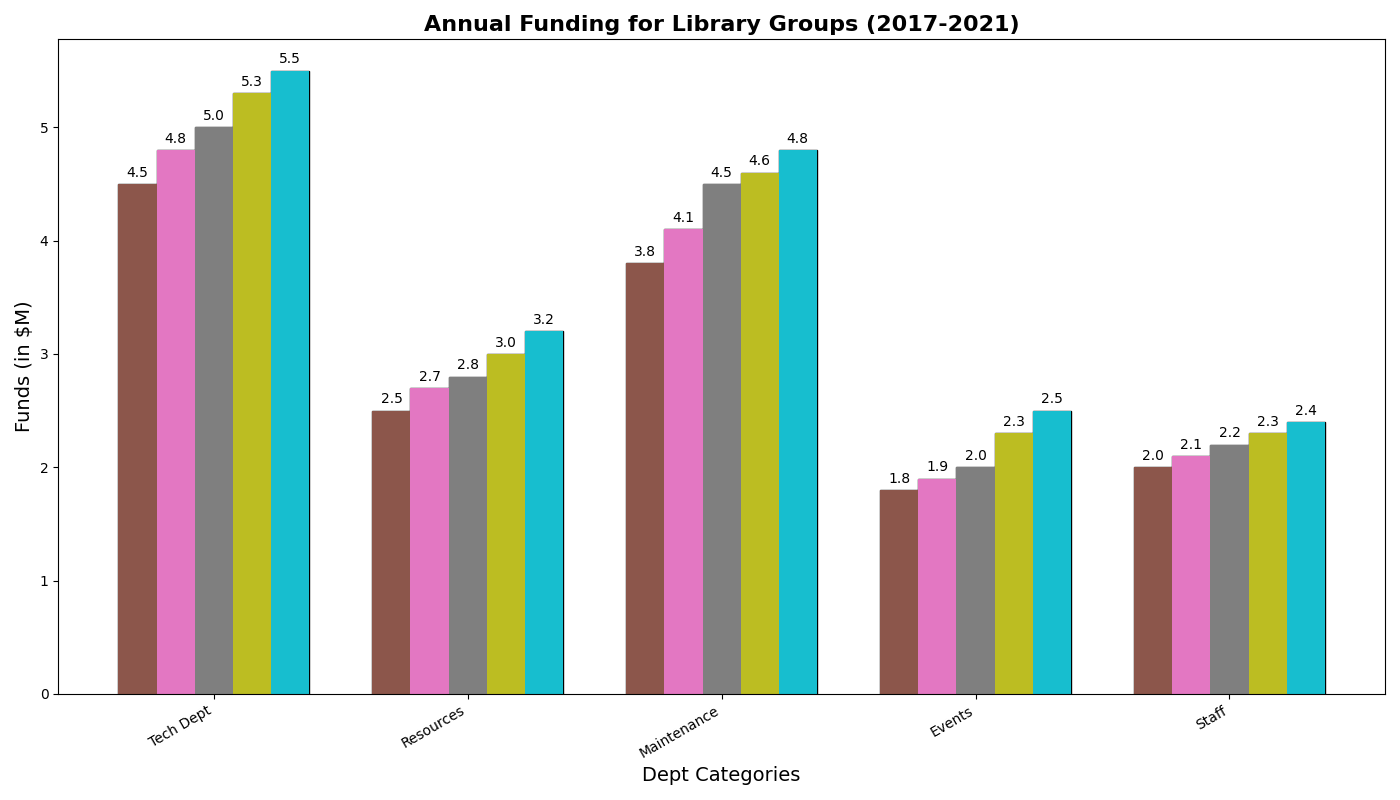

Write Python code to recreate this figure.
import matplotlib.pyplot as plt
import numpy as np

departments = ['Tech Dept', 'Resources', 'Maintenance', 'Events', 'Staff']

budget_2017 = [4.5, 2.5, 3.8, 1.8, 2.0]
budget_2018 = [4.8, 2.7, 4.1, 1.9, 2.1]
budget_2019 = [5.0, 2.8, 4.5, 2.0, 2.2]
budget_2020 = [5.3, 3.0, 4.6, 2.3, 2.3]
budget_2021 = [5.5, 3.2, 4.8, 2.5, 2.4]

data = np.array([budget_2017, budget_2018, budget_2019, budget_2020, budget_2021])

fig, ax = plt.subplots(figsize=(14, 8))

x = np.arange(len(departments))
width = 0.15

for i in range(data.shape[0]):
    ax.bar(x + (i - 2) * width, data[i], width, edgecolor='black')

ax.set_xlabel('Dept Categories', fontsize=14)
ax.set_ylabel('Funds (in $M)', fontsize=14)
ax.set_title('Annual Funding for Library Groups (2017-2021)', fontsize=16, fontweight='bold')
ax.set_xticks(x)
ax.set_xticklabels(departments, rotation=30, ha='right')

ax.yaxis.grid(False)
ax.legend().remove()

for i in range(data.shape[0]):
    bars = ax.bar(x + (i - 2) * width, data[i], width)
    for bar, height in zip(bars, data[i]):
        ax.annotate(f'{height:.1f}', 
                    xy=(bar.get_x() + bar.get_width() / 2, height),
                    xytext=(0, 3), 
                    textcoords="offset points",
                    ha='center', va='bottom', fontsize=10, color='black')

plt.tight_layout()
plt.show()
